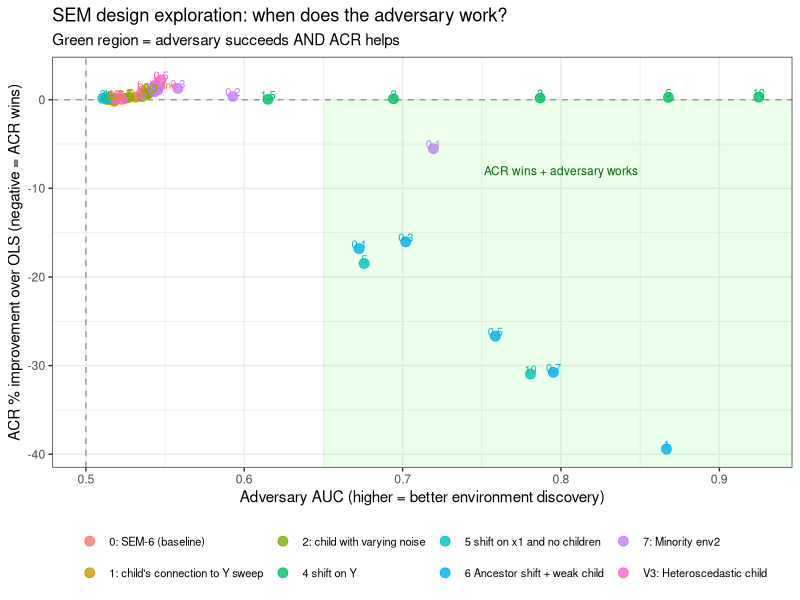
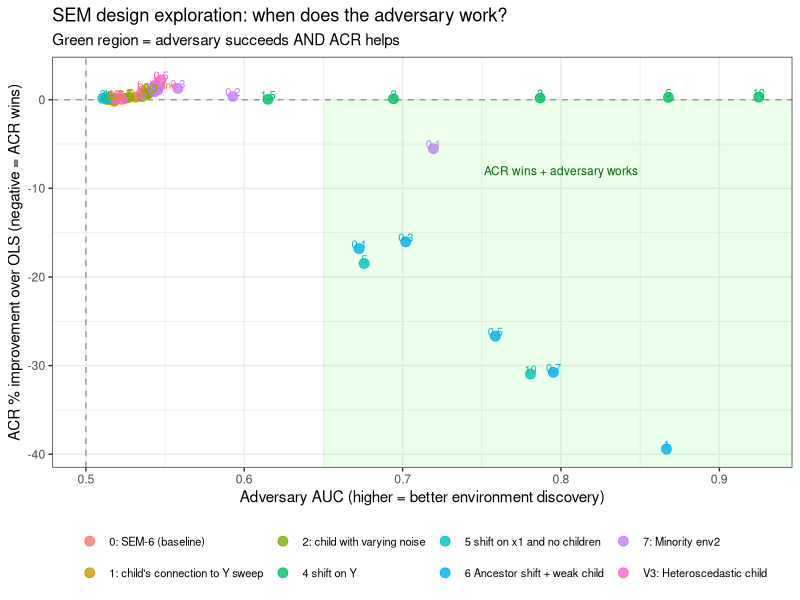

The R source for these figures, in order:
# ============================================================
# SEM variations:
#   1  Chaging how much influence Y has on child: X4 = c*Y + delta + e (for c 0.1-1)
#   2  Adding noise to child variable: X4 = Y + delta + N(0,sigma) (sigma 0.1-10)
#   3  Noisy vs not child: env1 has precise child w/sigma=0.1, env2 sigma large
#   4  Noise on outcome variable change: Y = X2+X3 + N(0, sigma_env), sigma varies by env
#   5  shift on X1 and no child variables
#   6  ancestor shift + weak child
#   7  env2 is 20% of training 
#
# Metrics: adversary AUC vs true env labels, ACR % improvement over OLS
# Quick run: alpha=5, 10 seeds, 30 iterations
# ============================================================

library(ggplot2)
library(dplyr)

out_dir  <- ""
code_dir <- ""

# ── Core functions (same as all other experiments) ───────────────────────────

wls_learner <- function(X, y, w, gamma, ridge = 1e-6) {
  w  <- pmin(pmax(w, 1e-10), 1 - 1e-10)
  w1 <- w  / sum(w);  w2 <- (1 - w) / sum(1 - w)
  beta <- rep(0, ncol(X))
  for (iter in 1:3) {
    r  <- as.vector(y - X %*% beta)
    R1 <- sum(w1 * r^2);  R2 <- sum(w2 * r^2)
    s  <- sign(R1 - R2)
    v  <- pmax((1 + gamma * s) * w1 + (1 - gamma * s) * w2, 0)
    A  <- t(X * v) %*% X + ridge * diag(ncol(X))
    beta <- as.vector(solve(A, t(X * v) %*% y))
  }
  beta
}

adv_update <- function(X, y, beta) {
  r <- as.vector((y - X %*% beta)^2)
  plogis((r - mean(r)) / (sd(r) + 1e-8))
}

fit_acr_adv <- function(X, y, gamma, iterations = 30) {
  w <- rep(0.5, nrow(X)); beta <- rep(0, ncol(X))
  for (i in seq_len(iterations)) {
    beta <- wls_learner(X, y, w, gamma)
    w    <- adv_update(X, y, beta)
  }
  list(beta = beta, w = w)
}

cv_gamma <- function(X, y, gamma_grid, K = 5, seed = 1) {
  set.seed(seed)
  folds  <- sample(rep(seq_len(K), length.out = nrow(X)))
  scores <- sapply(gamma_grid, function(g) {
    mean(sapply(seq_len(K), function(k) {
      tr <- folds != k; va <- folds == k
      beta <- fit_acr_adv(X[tr,,drop=FALSE], y[tr], g)$beta
      mean((y[va] - X[va,,drop=FALSE] %*% beta)^2)
    }))
  })
  gamma_grid[which.min(scores)]
}

compute_auc <- function(w, true_env) {
  label <- as.integer(true_env == 2)
  n1 <- sum(label == 1); n0 <- sum(label == 0)
  if (n1 == 0 || n0 == 0) return(0.5)
  auc <- (sum(rank(w)[label == 1]) - n1*(n1+1)/2) / (n1*n0)
  max(auc, 1 - auc)
}

run_one <- function(X_tr, y_tr, env_tr, X_te, y_te,
                    gamma_grid = c(0.5,1,2,5,10,20), seed = 1) {
  g    <- cv_gamma(X_tr, y_tr, gamma_grid, seed = seed)
  ols  <- as.vector(coef(lm(y_tr ~ X_tr - 1)))
  fit  <- fit_acr_adv(X_tr, y_tr, g)
  list(
    auc     = compute_auc(fit$w, env_tr),
    ols_mse = mean((y_te - X_te %*% ols)^2),
    acr_mse = mean((y_te - X_te %*% fit$beta)^2),
    gamma   = g
  )
}

# ── Shared base: causal variables, no children (to be augmented) ─────────────

base_causal <- function(n, seed) {
  set.seed(seed)
  X1 <- rnorm(n); X2 <- X1 + rnorm(n); X3 <- X1 + X2 + rnorm(n)
  Y  <- X2 + X3 + rnorm(n)
  list(X1=X1, X2=X2, X3=X3, Y=Y)
}

# ── Experiment parameters ─────────────────────────────────────────────────────

alpha     <- 5        # fixed shift strength
seeds     <- 1:10
n_per_env <- 250
n_train   <- 2 * n_per_env
gamma_grid <- c(0.5, 1, 2, 5, 10, 20)

# Helper: standardise train, apply to test
std <- function(Xtr, Xte) {
  mu <- colMeans(Xtr); sg <- apply(Xtr, 2, sd)
  list(Xtr = scale(Xtr, mu, sg),
       Xte = scale(Xte, center = mu, scale = sg))
}

# ── 0: Baseline SEM-6 ───────────────────────────────────────

gen_v0 <- function(n_per_env, alpha, seed) {
  set.seed(seed); n <- 2*n_per_env
  env <- rep(c(1L,2L), each=n_per_env)
  b   <- base_causal(n, seed); Y <- b$Y
  A4  <- ifelse(env==1, rnorm(n,0,1), rnorm(n,alpha,1))
  A5  <- ifelse(env==1, rnorm(n,0,1), rnorm(n,alpha,1))
  X4  <- Y + A4 + rnorm(n,0,0.5); X5 <- Y + A5 + rnorm(n,0,0.5)
  X6  <- X5 + rnorm(n,0,0.5)
  Xr  <- cbind(b$X1,b$X2,b$X3,X4,X5,X6)
  # test: env2 at alpha_test = 1.5*alpha
  at <- 1.5*alpha; nt <- n_per_env
  set.seed(seed+1000)
  X1t <- rnorm(nt); X2t <- X1t+rnorm(nt); X3t <- X1t+X2t+rnorm(nt)
  Yt  <- X2t+X3t+rnorm(nt)
  X4t <- Yt+rnorm(nt,at,1)+rnorm(nt,0,0.5); X5t <- Yt+rnorm(nt,at,1)+rnorm(nt,0,0.5)
  X6t <- X5t+rnorm(nt,0,0.5)
  Xrt <- cbind(X1t,X2t,X3t,X4t,X5t,X6t)
  s   <- std(Xr, Xrt)
  list(X_tr=s$Xtr, y_tr=Y, env_tr=env, X_te=s$Xte, y_te=Yt)
}

# ── 1:  Chaging how much influence Y has on child ──────────────────────────
# For c < 1, OLS puts less weight on X4 → more residual left → delta creates
# asymmetric mean error in env2 that isn't fully absorbed

gen_v1 <- function(n_per_env, alpha, seed, c_coupling) {
  set.seed(seed); n <- 2*n_per_env
  env <- rep(c(1L,2L), each=n_per_env)
  b   <- base_causal(n, seed); Y <- b$Y
  A4  <- ifelse(env==1, rnorm(n,0,1), rnorm(n,alpha,1))
  X4  <- c_coupling*Y + A4 + rnorm(n,0,0.5)   # only ONE child, coupling c
  Xr  <- cbind(b$X1, b$X2, b$X3, X4)
  # test
  at <- 1.5*alpha; nt <- n_per_env
  set.seed(seed+1000)
  X1t <- rnorm(nt); X2t <- X1t+rnorm(nt); X3t <- X1t+X2t+rnorm(nt)
  Yt  <- X2t+X3t+rnorm(nt)
  X4t <- c_coupling*Yt+rnorm(nt,at,1)+rnorm(nt,0,0.5)
  Xrt <- cbind(X1t,X2t,X3t,X4t)
  s   <- std(Xr, Xrt)
  list(X_tr=s$Xtr, y_tr=Y, env_tr=env, X_te=s$Xte, y_te=Yt)
}

# ── 2:  Adding noise to child variable ─────────────────────
# Large sigma → OLS uses X4 less → shift in X4 has less effect on predictions
# → env2 residual mean shift smaller → adversary might still struggle

gen_v2 <- function(n_per_env, alpha, seed, sigma_child) {
  set.seed(seed); n <- 2*n_per_env
  env <- rep(c(1L,2L), each=n_per_env)
  b   <- base_causal(n, seed); Y <- b$Y
  A4  <- ifelse(env==1, rnorm(n,0,1), rnorm(n,alpha,1))
  X4  <- Y + A4 + rnorm(n, 0, sigma_child)
  Xr  <- cbind(b$X1, b$X2, b$X3, X4)
  at <- 1.5*alpha; nt <- n_per_env
  set.seed(seed+1000)
  X1t <- rnorm(nt); X2t <- X1t+rnorm(nt); X3t <- X1t+X2t+rnorm(nt)
  Yt  <- X2t+X3t+rnorm(nt)
  X4t <- Yt+rnorm(nt,at,1)+rnorm(nt,0,sigma_child)
  Xrt <- cbind(X1t,X2t,X3t,X4t)
  s   <- std(Xr, Xrt)
  list(X_tr=s$Xtr, y_tr=Y, env_tr=env, X_te=s$Xte, y_te=Yt)
}

# ── 3: Noisy vs not child ─────────────────────────────────────────────────
# env1: X4 = Y + N(0, sigma_small) → OLS exploits X4 well → tiny env1 residuals
# env2: X4 = Y + alpha + N(0, sigma_large) → OLS can't exploit X4 → large env2 residuals
# This breaks the OLS symmetry: env2 residuals are larger due to noisy child

gen_v3 <- function(n_per_env, alpha, seed, sigma_small, sigma_large) {
  set.seed(seed); n <- 2*n_per_env
  env <- rep(c(1L,2L), each=n_per_env)
  b   <- base_causal(n, seed); Y <- b$Y
  X4  <- ifelse(env==1,
                Y + rnorm(n, 0, sigma_small),
                Y + alpha + rnorm(n, 0, sigma_large))
  Xr  <- cbind(b$X1, b$X2, b$X3, X4)
  # test: env2 at alpha_test
  at <- 1.5*alpha; nt <- n_per_env
  set.seed(seed+1000)
  X1t <- rnorm(nt); X2t <- X1t+rnorm(nt); X3t <- X1t+X2t+rnorm(nt)
  Yt  <- X2t+X3t+rnorm(nt)
  X4t <- Yt + at + rnorm(nt, 0, sigma_large)  # test is env2-like
  Xrt <- cbind(X1t,X2t,X3t,X4t)
  s   <- std(Xr, Xrt)
  list(X_tr=s$Xtr, y_tr=Y, env_tr=env, X_te=s$Xte, y_te=Yt)
}

# ── 4: Noise on outcome variable change ───────────────────────────────────────────────────
# Y = X2+X3+N(0,1) in env1, Y = X2+X3+N(0,sigma2) in env2 --> gets higher noise
# ACR might not help (noise is irreducible) but adversary should work

gen_v4 <- function(n_per_env, alpha = NULL, alpha_noise, seed) {
  set.seed(seed); n <- 2*n_per_env
  env <- rep(c(1L,2L), each=n_per_env)
  b   <- base_causal(n, seed)
  # override Y with heteroscedastic noise
  Y   <- b$X2 + b$X3 + ifelse(env==1, rnorm(n,0,1), rnorm(n,0,alpha_noise))
  Xr  <- cbind(b$X1, b$X2, b$X3)   # no children; shift is in Y's noise
  # test: env2-like noise
  nt <- n_per_env; set.seed(seed+1000)
  X1t <- rnorm(nt); X2t <- X1t+rnorm(nt); X3t <- X1t+X2t+rnorm(nt)
  Yt  <- X2t + X3t + rnorm(nt, 0, alpha_noise)
  Xrt <- cbind(X1t, X2t, X3t)
  s   <- std(Xr, Xrt)
  list(X_tr=s$Xtr, y_tr=Y, env_tr=env, X_te=s$Xte, y_te=Yt)
}

# ── 5: shift on X1 and no child variables ─────────────────────────────────────────
# env2: X1 ~ N(alpha, 1) instead of N(0,1)
# Causal chain propagates shift: X2, X3, Y all higher in env2
# OLS should still fit well (correct causal structure), residuals similar

gen_v5 <- function(n_per_env, alpha, seed) {
  set.seed(seed); n <- 2*n_per_env
  env <- rep(c(1L,2L), each=n_per_env)
  X1  <- ifelse(env==1, rnorm(n,0,1), rnorm(n,alpha,1))
  X2  <- X1 + rnorm(n); X3 <- X1 + X2 + rnorm(n)
  Y   <- X2 + X3 + rnorm(n)
  Xr  <- cbind(X1, X2, X3)
  nt  <- n_per_env; at <- 1.5*alpha; set.seed(seed+1000)
  X1t <- rnorm(nt, at, 1); X2t <- X1t+rnorm(nt); X3t <- X1t+X2t+rnorm(nt)
  Yt  <- X2t+X3t+rnorm(nt)
  Xrt <- cbind(X1t, X2t, X3t)
  s   <- std(Xr, Xrt)
  list(X_tr=s$Xtr, y_tr=Y, env_tr=env, X_te=s$Xte, y_te=Yt)
}

# ── 6: ancestor shift + weak child ────────────────────────────────────────
# Combines V5 ancestor shift with a weak spurious child (c=0.3)
# Tests whether two simultaneous signals (ancestor shift + child) help adversary

gen_v6 <- function(n_per_env, alpha, seed, c_coupling = 0.3) {
  set.seed(seed); n <- 2*n_per_env
  env <- rep(c(1L,2L), each=n_per_env)
  X1  <- ifelse(env==1, rnorm(n,0,1), rnorm(n,alpha,1))
  X2  <- X1 + rnorm(n); X3 <- X1+X2+rnorm(n)
  Y   <- X2 + X3 + rnorm(n)
  X4  <- c_coupling*Y + ifelse(env==1, rnorm(n,0,1), rnorm(n,alpha,1)) + rnorm(n,0,0.5)
  Xr  <- cbind(X1, X2, X3, X4)
  nt  <- n_per_env; at <- 1.5*alpha; set.seed(seed+1000)
  X1t <- rnorm(nt,at,1); X2t <- X1t+rnorm(nt); X3t <- X1t+X2t+rnorm(nt)
  Yt  <- X2t+X3t+rnorm(nt)
  X4t <- c_coupling*Yt+rnorm(nt,at,1)+rnorm(nt,0,0.5)
  Xrt <- cbind(X1t, X2t, X3t, X4t)
  s   <- std(Xr, Xrt)
  list(X_tr=s$Xtr, y_tr=Y, env_tr=env, X_te=s$Xte, y_te=Yt)
}

# ── 7: env2 is 20% of training ──────────────────────────────────────────────────
# env1: 80% of training (n=400), env2: 20% (n=100)
# OLS dominated by env1 → env2 observations have larger residuals (leverage effect)
# Child structure same as SEM-6

gen_v7 <- function(n_per_env, alpha, seed, frac_env2 = 0.2) {
  set.seed(seed)
  n_total <- 2*n_per_env
  n2 <- round(n_total * frac_env2); n1 <- n_total - n2
  env <- c(rep(1L, n1), rep(2L, n2)); n <- n_total
  X1 <- rnorm(n); X2 <- X1+rnorm(n); X3 <- X1+X2+rnorm(n); Y <- X2+X3+rnorm(n)
  A4 <- c(rnorm(n1,0,1), rnorm(n2,alpha,1))
  A5 <- c(rnorm(n1,0,1), rnorm(n2,alpha,1))
  X4 <- Y+A4+rnorm(n,0,0.5); X5 <- Y+A5+rnorm(n,0,0.5); X6 <- X5+rnorm(n,0,0.5)
  Xr <- cbind(X1,X2,X3,X4,X5,X6)
  nt <- n_per_env; at <- 1.5*alpha; set.seed(seed+1000)
  X1t <- rnorm(nt); X2t <- X1t+rnorm(nt); X3t <- X1t+X2t+rnorm(nt); Yt <- X2t+X3t+rnorm(nt)
  X4t <- Yt+rnorm(nt,at,1)+rnorm(nt,0,0.5); X5t <- Yt+rnorm(nt,at,1)+rnorm(nt,0,0.5)
  X6t <- X5t+rnorm(nt,0,0.5)
  Xrt <- cbind(X1t,X2t,X3t,X4t,X5t,X6t)
  s   <- std(Xr, Xrt)
  list(X_tr=s$Xtr, y_tr=Y, env_tr=env, X_te=s$Xte, y_te=Yt)
}

# ── Run all experiments ───────────────────────────────────────────────────────

results <- list()

run_batch <- function(label, param_name, param_vals, gen_fn, extra_args = list()) {
  cat(sprintf("\n--- %s ---\n", label))
  for (pv in param_vals) {
    aucs <- mses_ols <- mses_acr <- numeric(length(seeds))
    for (si in seq_along(seeds)) {
      args <- c(list(n_per_env=n_per_env, alpha=alpha, seed=seeds[si]), extra_args)
      args[[param_name]] <- pv
      dat  <- do.call(gen_fn, args)
      res  <- run_one(dat$X_tr, dat$y_tr, dat$env_tr, dat$X_te, dat$y_te, seed=seeds[si])
      aucs[si]     <- res$auc
      mses_ols[si] <- res$ols_mse
      mses_acr[si] <- res$acr_mse
    }
    pct <- (mean(mses_acr) - mean(mses_ols)) / mean(mses_ols) * 100
    results[[length(results)+1]] <<- data.frame(
      variant = label, param = param_name,
      param_val = as.character(pv),
      auc      = mean(aucs),
      auc_sd   = sd(aucs),
      ols_mse  = mean(mses_ols),
      acr_mse  = mean(mses_acr),
      pct_vs_ols = pct,
      stringsAsFactors = FALSE)
    cat(sprintf("  %s=%-5s  AUC=%.3f±%.3f  ACR%%OLS=%+.1f%%\n",
                param_name, pv, mean(aucs), sd(aucs)/sqrt(length(seeds)), pct))
  }
}

# 0
cat("\n--- 0: Baseline SEM-6 ---\n")
aucs <- mses_ols <- mses_acr <- numeric(length(seeds))
for (si in seq_along(seeds)) {
  dat <- gen_v0(n_per_env, alpha, seeds[si])
  res <- run_one(dat$X_tr, dat$y_tr, dat$env_tr, dat$X_te, dat$y_te, seed=seeds[si])
  aucs[si] <- res$auc; mses_ols[si] <- res$ols_mse; mses_acr[si] <- res$acr_mse
}
pct <- (mean(mses_acr)-mean(mses_ols))/mean(mses_ols)*100
results[[1]] <- data.frame(variant="0: SEM-6 (baseline)", param="none",
  param_val="baseline", auc=mean(aucs), auc_sd=sd(aucs),
  ols_mse=mean(mses_ols), acr_mse=mean(mses_acr), pct_vs_ols=pct)
cat(sprintf("  AUC=%.3f±%.3f  ACR%%OLS=%+.1f%%\n",
            mean(aucs), sd(aucs)/sqrt(length(seeds)), pct))

# 1
run_batch("1: child's connection to Y sweep", "c_coupling",
          c(0.0, 0.1, 0.2, 0.3, 0.5, 0.7, 1.0), gen_v1)

# 2
run_batch("2: child with varying noise", "sigma_child",
          c(0.1, 0.3, 0.5, 1, 2, 5, 10), gen_v2)

# 3
cat("\n--- V3: Heteroscedastic child (env1 sigma=0.1, env2 sigma varies) ---\n")
for (sig_large in c(0.5, 1, 2, 5, 10)) {
  aucs <- mses_ols <- mses_acr <- numeric(length(seeds))
  for (si in seq_along(seeds)) {
    dat <- gen_v3(n_per_env, alpha, seeds[si], sigma_small=0.1, sigma_large=sig_large)
    res <- run_one(dat$X_tr, dat$y_tr, dat$env_tr, dat$X_te, dat$y_te, seed=seeds[si])
    aucs[si] <- res$auc; mses_ols[si] <- res$ols_mse; mses_acr[si] <- res$acr_mse
  }
  pct <- (mean(mses_acr)-mean(mses_ols))/mean(mses_ols)*100
  results[[length(results)+1]] <- data.frame(
    variant="V3: Heteroscedastic child", param="sigma_env2",
    param_val=as.character(sig_large), auc=mean(aucs), auc_sd=sd(aucs),
    ols_mse=mean(mses_ols), acr_mse=mean(mses_acr), pct_vs_ols=pct)
  cat(sprintf("  sigma_env2=%-5s  AUC=%.3f±%.3f  ACR%%OLS=%+.1f%%\n",
              sig_large, mean(aucs), sd(aucs)/sqrt(length(seeds)), pct))
}
#4
run_batch("4 shift on Y", "alpha_noise",
          c(1.5, 2, 3, 5, 10), gen_v4)
#5
cat("\n--- 5 shift on X1 and no children ---\n")
for (al in c(1, 3, 5, 10)) {
  aucs <- mses_ols <- mses_acr <- numeric(length(seeds))
  for (si in seq_along(seeds)) {
    dat <- gen_v5(n_per_env, al, seeds[si])
    res <- run_one(dat$X_tr, dat$y_tr, dat$env_tr, dat$X_te, dat$y_te, seed=seeds[si])
    aucs[si] <- res$auc; mses_ols[si] <- res$ols_mse; mses_acr[si] <- res$acr_mse
  }
  pct <- (mean(mses_acr)-mean(mses_ols))/mean(mses_ols)*100
  results[[length(results)+1]] <- data.frame(
    variant="5 shift on x1 and no children", param="alpha",
    param_val=as.character(al), auc=mean(aucs), auc_sd=sd(aucs),
    ols_mse=mean(mses_ols), acr_mse=mean(mses_acr), pct_vs_ols=pct)
  cat(sprintf("  alpha=%-5s  AUC=%.3f±%.3f  ACR%%OLS=%+.1f%%\n",
              al, mean(aucs), sd(aucs)/sqrt(length(seeds)), pct))
}
#6
run_batch("6 Ancestor shift + weak child", "c_coupling",
          c(0.1, 0.3, 0.5, 0.7, 1.0), gen_v6)
#7
cat("\n--- 7 env2 is 20% of training  ---\n")
for (frac in c(0.1, 0.2, 0.3, 0.4, 0.5)) {
  aucs <- mses_ols <- mses_acr <- numeric(length(seeds))
  for (si in seq_along(seeds)) {
    dat <- gen_v7(n_per_env, alpha, seeds[si], frac_env2=frac)
    res <- run_one(dat$X_tr, dat$y_tr, dat$env_tr, dat$X_te, dat$y_te, seed=seeds[si])
    aucs[si] <- res$auc; mses_ols[si] <- res$ols_mse; mses_acr[si] <- res$acr_mse
  }
  pct <- (mean(mses_acr)-mean(mses_ols))/mean(mses_ols)*100
  results[[length(results)+1]] <- data.frame(
    variant="7: Minority env2", param="frac_env2",
    param_val=as.character(frac), auc=mean(aucs), auc_sd=sd(aucs),
    ols_mse=mean(mses_ols), acr_mse=mean(mses_acr), pct_vs_ols=pct)
  cat(sprintf("  frac_env2=%-5s  AUC=%.3f±%.3f  ACR%%OLS=%+.1f%%\n",
              frac, mean(aucs), sd(aucs)/sqrt(length(seeds)), pct))
}

# ── Summary ───────────────────────────────────────────────────────────────────

res_df <- do.call(rbind, results)

cat("\n\n", strrep("=", 70), "\n")
cat("SUMMARY: Conditions ranked by AUC\n")
cat(strrep("=", 70), "\n")
res_sorted <- res_df[order(-res_df$auc), ]
cat(sprintf("%-40s %8s %8s %10s\n", "Variant / param_val", "AUC", "AUC_se", "ACR%OLS"))
for (i in seq_len(min(20, nrow(res_sorted)))) {
  r <- res_sorted[i,]
  cat(sprintf("%-40s %8.3f %8.3f %+10.1f%%\n",
              paste0(substr(r$variant,1,30), " [",r$param_val,"]"),
              r$auc, r$auc_sd/sqrt(10), r$pct_vs_ols))
}

cat("\n\nTop results where AUC > 0.65:\n")
top <- subset(res_df, auc > 0.65)
if (nrow(top) == 0) {
  cat("  None found above 0.65\n")
  cat("  Top 5 results:\n")
  top <- head(res_df[order(-res_df$auc),], 5)
  for (i in seq_len(nrow(top))) {
    r <- top[i,]
    cat(sprintf("  %-38s  AUC=%.3f  ACR%%OLS=%+.1f%%\n",
                paste0(r$variant," [",r$param_val,"]"), r$auc, r$pct_vs_ols))
  }
} else {
  for (i in seq_len(nrow(top))) {
    r <- top[i,]
    cat(sprintf("  %-38s  AUC=%.3f  ACR%%OLS=%+.1f%%\n",
                paste0(r$variant," [",r$param_val,"]"), r$auc, r$pct_vs_ols))
  }
}

# ── Plot ──────────────────────────────────────────────────────────────────────

p <- ggplot(res_df, aes(x = auc, y = pct_vs_ols,
                         colour = variant, label = param_val)) +
  geom_hline(yintercept = 0, linetype = "dashed", colour = "grey60") +
  geom_vline(xintercept = 0.5, linetype = "dashed", colour = "grey60") +
  geom_point(size = 3, alpha = 0.8) +
  geom_text(nudge_y = 0.5, size = 2.8, show.legend = FALSE) +
  annotate("rect", xmin = 0.65, xmax = Inf, ymin = -Inf, ymax = 0,
           fill = "green", alpha = 0.08) +
  annotate("text", x = 0.8, y = -8, label = "ACR wins + adversary works",
           colour = "darkgreen", size = 3) +
  labs(x = "Adversary AUC (higher = better environment discovery)",
       y = "ACR % improvement over OLS (negative = ACR wins)",
       title = "SEM design exploration: when does the adversary work?",
       subtitle = "Green region = adversary succeeds AND ACR helps",
       colour = NULL) +
  theme_bw(base_size = 11) +
  theme(legend.position = "bottom",
        legend.text = element_text(size = 8))

ggsave(paste0(code_dir, "12-sem_exploration.pdf"), p, width=11, height=7)
ggsave(paste0(code_dir, "12-sem_exploration.png"), p, width=11, height=7, dpi=160)

save(res_df, file=paste0(code_dir, "12-sem_exploration.RData"))
cat("\nPlot saved to", code_dir, "\n")
